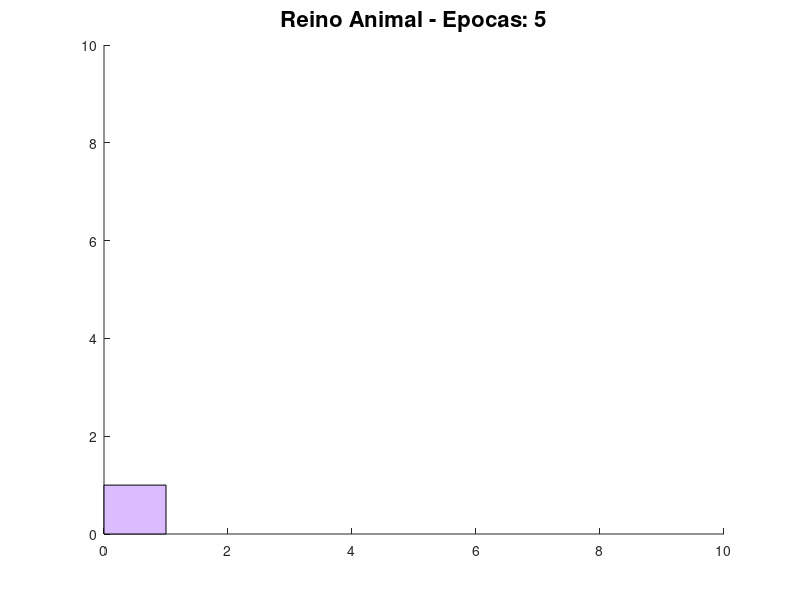

Recreate this plot in MATLAB. (Note: this script raises an error after producing the figure.)
    %Ejemplo de un mapa conceptual hecho por un SOM del libro de 
%Simon Haykin - Neural Networks and Learning Machines (Cap 9 - Sección 4)
%author: Pupilos en formación - Sebastián Grajales/Daniel Sánchez

clc;clear;close all

nEpocas = input("Número de épocas(2000): ");    %Número de épocas
eta_i = input("Eta(0.4): "); %Constante de aprendizaje
radio_i = input("Radio inicial(4): "); %Radio Inicial
radio_f = input("Radio final(1): "); %Radio Final
time = input("Tiempo de espera entre graficas(pause): ")
fps = input("Cada cuantas épocas mostrar la grafica(200): ")                                   
dataset = csvread("Caracteristicas.csv",1,1);   %Obtención de las caracteristicas
x_s = eye(16)*0.2;                              %Creación de la matriz con los identificadores
x = cat(1,x_s,dataset);                         %Concatenación

%Normalización de los Vectores
for i = 1:16                                    
    x(:,i) = x(:,i)/(norm(x(:,i)));
end

%Creación de la parrilla y inicialización de los pesos
map = cell(10,10);                               
for i = 1:numel(map)
weights =  -0.5 + (1)*rand(29,1);  %Vector de pesos de cada neurona
map{i} = weights/norm(weights);%Normalización de los pesos
end

%Parte de la creación de las Graficas
animals = ["Paloma", "Gallina", "Pato", "Ganso", "Búho", "Halcón", "Águila","Zorro", "Perro", "Lobo", "Gato", "Tigre", "León","Caballo", "Cebra", "Vaca"];
cte = 1; %variable de impresión
cte_g= 1; %variable grafica

for t = 1:nEpocas %Cicilo de para las epocas
    
    eta = eta_i*((0.01/eta_i)^(t/nEpocas));  %η que varía con las épocas
    radio = round(radio_i +(radio_f-radio_i)*(t/nEpocas)); %Radio que varia con las epocas
    x_a = x(:,randperm(16)); %Variación del orden de los datos de muestra
    
    
    for p = 1:16 %Ciclo para mostrar todas las muestras
        aux = zeros(1,numel(map)); %Arreglo aux
        
        %Ciclo para buscar la neurona ganadora la muestra
   for w = 1:numel(map)
    e = x_a(:,p)' * map{w} / norm(map{w}); % Calcular producto escalar
    aux(w) = e; % Guardar en vector auxiliar
    end
        g = find(aux==max(aux),1);gana=map{g};  %Índice de la neurona más parecida a patrón
%Creación de la vecindad
d = ceil(g/10); % Obtención de la fila a partir del índice
u = (mod(g,10)*(mod(g,10)~=0)+(10)*(mod(g,10)==0)); % Obtención de la columna a partir del índice
for j = 1:numel(map)
    [jj,ii] = ind2sub([10 10], j); % Obtención de fila y columna de la neurona actual
    if abs(ii-d)<=radio && abs(jj-u)<=radio % Selección de la vecindad
        vecino = map{j}; % Neurona a actualizar
        map{j} = vecino + eta*(x_a(:,p)-vecino); % Actualización de los pesos
        map{j} = map{j}/norm(map{j}); % Normalización de los pesos
    end
end
        %end
    end
if cte_g == fps
clf;
gx=0; aux = zeros(1,16); u=1; d=1;
%Primera Grafica - Vecindades
for j= 1:numel(map)
    aux = zeros(1,16);
   for p= 1:16
        neurona = map{j};      
        e = norm(x(:,p)-neurona); %Producto escalar
        aux(p) = e;   %Auxiliar guarda productos escalares
    end
    g = find(aux==min(aux),1); 
    ax = gca;
    figure(1);
    title(['Reino Animal - Epocas: ' num2str(t)],'FontSize', 16);
    ax = gca;
    xlim([0 10]);
    ylim([0 10]);
    if g<8
    rectangle('Position',[u-1,d-1,1,1],'FaceColor',"#e4f1cb") 
    elseif g>=8 && g<=13
    rectangle('Position',[u-1,d-1,1,1],'FaceColor',"#bde0ff")
    else
        rectangle('Position',[u-1,d-1,1,1],'FaceColor',"#dbbdff")
    end
    text(u-0.7, d-0.5, animals{g},'FontSize', 14) %Grafica el animal con el mayor estimulo a la neurona
    grid on
    hold on
    u = u+1;
    if u == 11
        u=1; d=d+1;
    end

end
cte_g = 0;
pause(time)
end
    
    if cte == 200
     disp(t)
     cte=0;
    end
    cte = cte+1;
    cte_g= cte_g+1;
end
aux = zeros(1,16);
%Segunda Grafica - Neuronas Ganadoras
for p= 1:16
    for j= 1:numel(map) 
        neurona = map{j};      
        e = norm(x(:,p)-neurona); %Producto escalar
        aux(j) = e;                         %Auxiliar guarda productos escalares
    end
    g = find(aux==min(aux),1); 
    d_1 = ceil(g/10); u_1 = (mod(g,10)*(mod(g,10)~=0)+(10)*(mod(g,10)==0));
    figure(2);
    title('Animales');
    ax = gca;
    xlim([0 10]);
    ylim([0 10]);
    text(u_1-0.7, d_1-0.5, animals{p})
    grid on
    hold on
end
